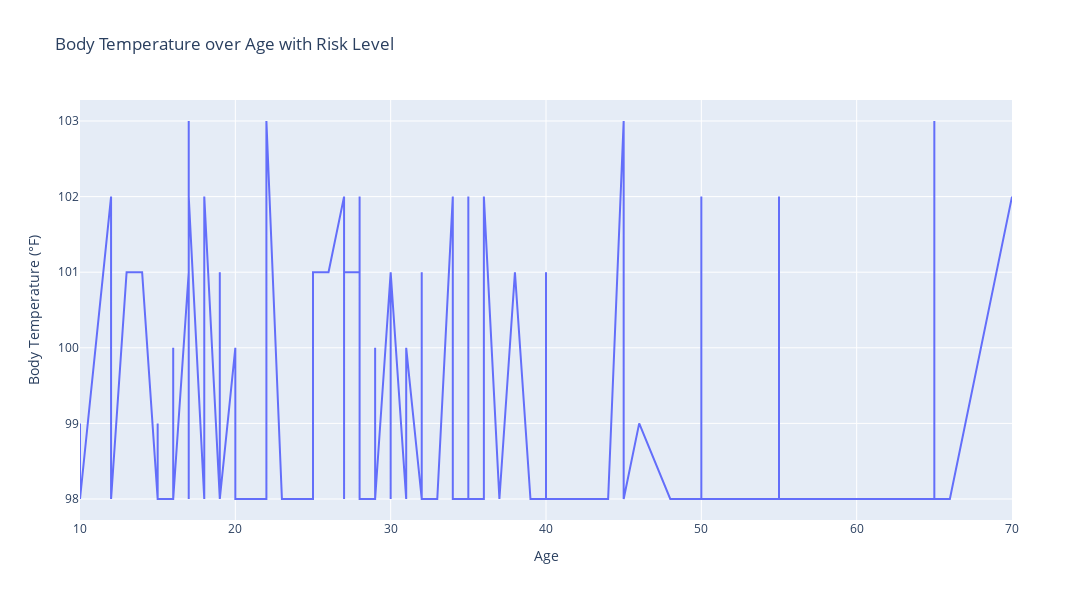

This figure's notebook cell:
### Code cell
# Mengimpor pustaka Pandas dan memberi alias pd
import pandas as pd

# Mengimpor pustaka Plotly's graph_objs dan memberi alias go
import plotly.graph_objs as go

# Membaca data dari file Excel 'data_kesehatan.xlsx' dan menyimpannya dalam objek DataFrame yang disebut 'data'
data = pd.read_excel('data/data_kesehatan.xlsx')

# Mengurutkan DataFrame 'data' berdasarkan kolom 'Age' (umur)
data = data.sort_values(by='Age')

# Mengambil kolom 'Age' (umur) dari DataFrame dan menyimpannya dalam variabel 'x'
x = data['Age']

# Mengambil kolom 'BodyTemp(fahrenheit)' (suhu tubuh dalam Fahrenheit) dari DataFrame dan menyimpannya dalam variabel 'y'
y = data['BodyTemp(fahrenheit)']

# Mengambil kolom 'RiskLevel' (tingkat risiko) dari DataFrame dan menyimpannya dalam variabel 'risk_levels'
risk_levels = data['RiskLevel']

# Mendefinisikan peta warna untuk tingkat risiko
color_mapping = {'low risk': 'green', 'mid risk': 'yellow', 'high risk': 'red'}

# Membuat objek grafik kosong menggunakan Plotly's Figure
fig = go.Figure()

# Menambahkan trace berupa garis pada grafik dengan data 'x' (umur) dan 'y' (suhu tubuh) serta memberi nama 'Body Temperature (°F)'
fig.add_trace(go.Scatter(x=x, y=y, mode='lines', name='Body Temperature (°F)'))

# Mengatur layout grafik, termasuk judul, label sumbu, lebar, dan tinggi
fig.update_layout(
    title='Body Temperature over Age with Risk Level',
    xaxis_title='Age',
    yaxis_title='Body Temperature (°F)',
    width=1200,
    height=600
)

# Menampilkan grafik yang telah dibuat
fig.show()

### Figure 1 — Plotly figure (JSON) as saved in the notebook; plotly's stock layout.template omitted (floating-point values rounded to 4 significant figures; data arrays with more than 128 entries replaced by an {"elided": "..."} marker saying what was removed)
{"data": [{"mode": "lines", "name": "Body Temperature (°F)", "type": "scatter", "x": {"elided": "1014 int values"}, "y": {"elided": "1014 float values"}}], "layout": {"height": 600, "title": {"text": "Body Temperature over Age with Risk Level"}, "width": 1200, "xaxis": {"autorange": true, "range": [10, 70], "title": {"text": "Age"}, "type": "linear"}, "yaxis": {"autorange": true, "range": [97.72, 103.3], "title": {"text": "Body Temperature (°F)"}, "type": "linear"}}}
